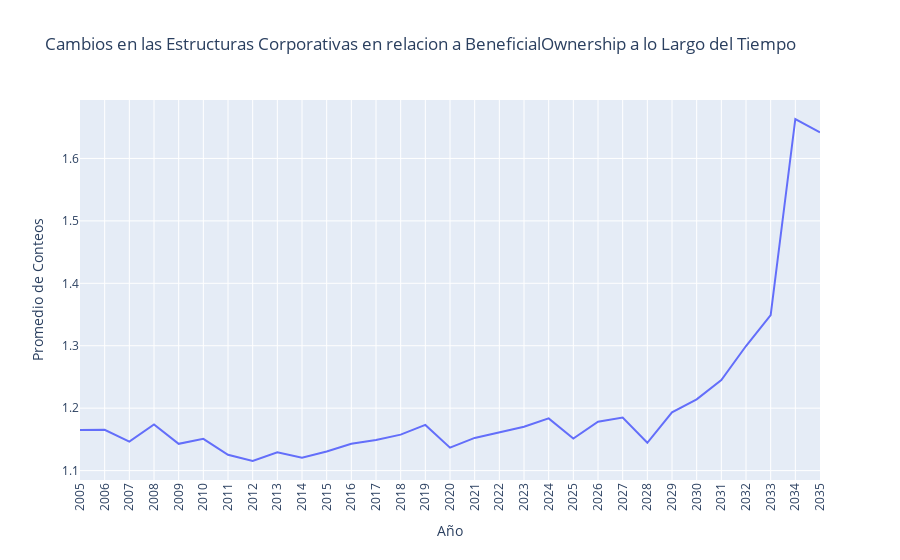

The notebook cell saved with this chart:
### Markdown cell above
## Ownership

### Code cell
# Filtrando datos por el tipo específico de evento
data_filtered = df_links[df_links['type'] == 'Event.Owns.BeneficialOwnership']

# Conteo de relaciones por año y cálculo del promedio
relations_per_year = data_filtered.groupby(['year', 'type', 'target']).size().reset_index(name='counts')
relations_per_year = relations_per_year.groupby(['year', 'type'])['counts'].mean().reset_index(name='counts')

# Creación de la visualización temporal usando gráfico de líneas
fig = px.line(relations_per_year, x='year', y='counts', title='Cambios en las Estructuras Corporativas en relacion a BeneficialOwnership a lo Largo del Tiempo')
fig.update_layout(
    xaxis_title='Año',
    yaxis_title='Promedio de Conteos',
    xaxis_tickangle=-90,
    xaxis={'dtick': 1}  # Asegurar que todos los años sean mostrados
)
fig.show()

### Figure 1 — Plotly figure (JSON) as saved in the notebook; plotly's stock layout.template omitted (floating-point values rounded to 4 significant figures)
{"data": [{"hovertemplate": "year=%{x}<br>counts=%{y}<extra></extra>", "legendgroup": "", "line": {"color": "#636efa", "dash": "solid"}, "marker": {"symbol": "circle"}, "mode": "lines", "name": "", "orientation": "v", "showlegend": false, "type": "scatter", "x": [2005, 2006, 2007, 2008, 2009, 2010, 2011, 2012, 2013, 2014, 2015, 2016, 2017, 2018, 2019, 2020, 2021, 2022, 2023, 2024, 2025, 2026, 2027, 2028, 2029, 2030, 2031, 2032, 2033, 2034, 2035], "xaxis": "x", "y": [1.165, 1.165, 1.147, 1.174, 1.143, 1.151, 1.125, 1.115, 1.129, 1.121, 1.131, 1.143, 1.149, 1.158, 1.173, 1.137, 1.152, 1.162, 1.17, 1.184, 1.151, 1.178, 1.185, 1.145, 1.193, 1.214, 1.245, 1.3, 1.349, 1.663, 1.642], "yaxis": "y"}], "layout": {"legend": {"tracegroupgap": 0}, "title": {"text": "Cambios en las Estructuras Corporativas en relacion a BeneficialOwnership a lo Largo del Tiempo"}, "xaxis": {"anchor": "y", "domain": [0, 1], "dtick": 1, "tickangle": -90, "title": {"text": "Año"}}, "yaxis": {"anchor": "x", "domain": [0, 1], "title": {"text": "Promedio de Conteos"}}}}
